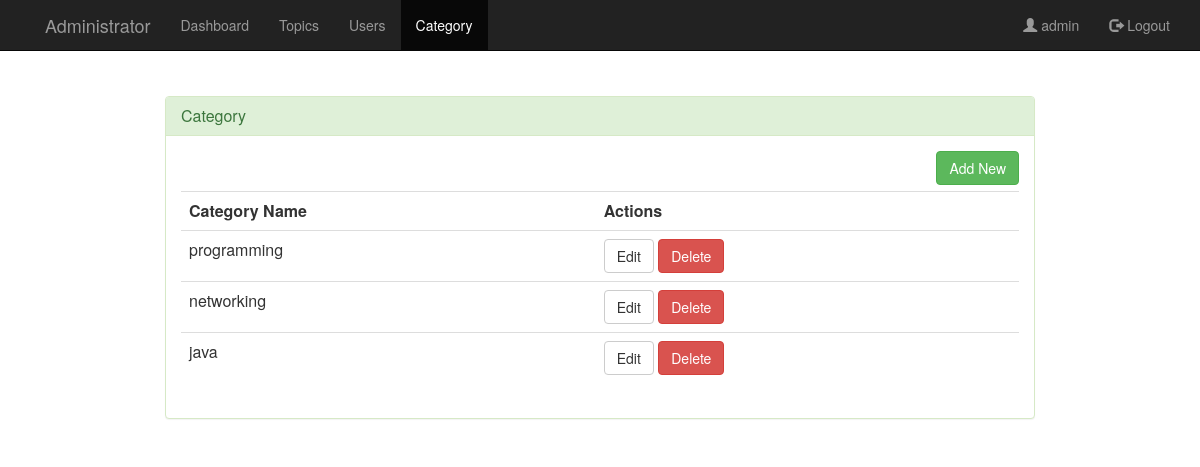
/admin/category.php (signed in), run on the app's committed database.
### tables this page shows
CREATE TABLE IF NOT EXISTS `category` (
  `cat_id` int(12) NOT NULL AUTO_INCREMENT,
  `category` varchar(200) DEFAULT NULL,
  PRIMARY KEY (`cat_id`)
);

### admin/category.php (the view, shortened to what this page needs)
<?php
$uname=$_SESSION['uname'];
?>
<html>
<head>
	<link rel="stylesheet" type="text/css" href="../css/global.css">
	<link rel="stylesheet" type="text/css" href="../css/bootstrap.css">
	<link rel="stylesheet" type="text/css" href="../css/bootstrap.min.css">
    <link href="//netdna.bootstrapcdn.com/font-awesome/4.0.3/css/font-awesome.css" rel="stylesheet">
</head>
<body>
    <nav class="navbar navbar-inverse navbar-fixed-top">
        <div class="container">
            <div class="navbar-header page-scroll">
                <a class="navbar-brand page-scroll" href="home.php"></a>
            </div>
            <div class="navbar-header">
                <a class="navbar-brand" href="home.php">Administrator</a>
            </div>
            <div class="collapse navbar-collapse" id="bs-example-navbar-collapse-1">
                <ul class="nav navbar-nav navbar-left">
                   <li><a href="home.php"> Dashboard</a></li>
                    <li><a href="post.php"> Topics</a></li>
                    <li><a href="user.php"> Users</a></li>
                    <li class="active"><a href="category.php">Category</a></li>
                </ul>
              <ul class="nav navbar-nav navbar-right">
                    <li><a href="#" ><span class="glyphicon glyphicon-user"></span> <?php echo $uname;?></a></li>
                <li ><a href="logout.php"><span class="glyphicon glyphicon-log-out"></span> Logout</a></li>
                </ul>
            </div>
        </div>
    </nav>
    <div class="container" style="margin:8% auto;width:900px;">
            <div class="panel panel-success">
                <div class="panel-heading">
                    <h3 class="panel-title">Category</h3>
                </div>
                 <div class="panel-body">
                     <a href="add-category.php" class="pull-right btn btn-success">Add New</a><br><br>
            <table class="table table-stripped">
                                <th>Category Name</th>
                                <th>Actions</th>
                            <?php
                            include "../functions/db.php";
                            $sql = $con->prepare("SELECT * from category");
                            $sql->execute();
							$sql->setFetchMode(PDO::FETCH_ASSOC);
                            while($row = $sql->fetch())
                            {
                                extract($row);
                                echo "<tr>";
                                echo "<td>".$category."</td>";
                                echo '<td><a href="edit-category.php?cat_id='.$cat_id.'"><button class="btn btn-default">Edit</button> <a href="delete-category.php?cat_id='.$cat_id.'"><button class="btn btn-danger">Delete</button></a></td>';
                                echo "</tr>";
                            }
                            ?>
                            </table>
                     </div>
                </div>
            </div>
	</body>
</html>

### css/global.css (style rules this page uses)
body { background-color: #eee; }

### data on the page
category: category "programming"
category: category "networking"
category: category "java"

### other printed values
$uname "admin"
